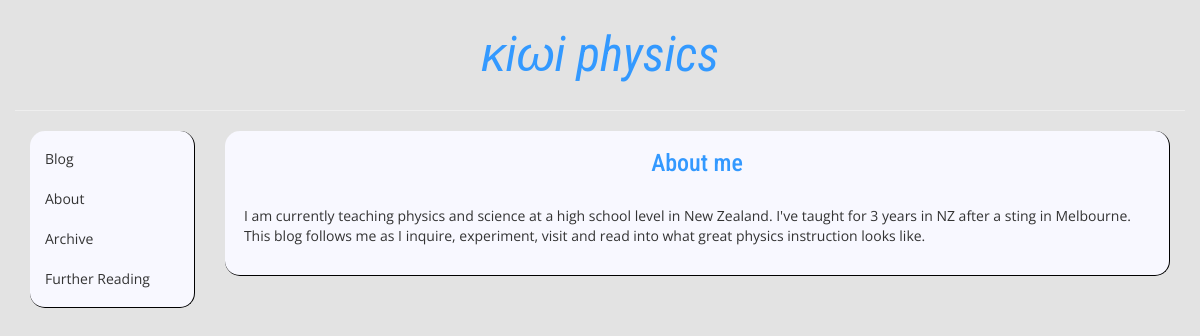
The page /about/ on the database its author committed.
### blog/models.py (models this page shows, shortened)
class Extra(models.Model):
    title = models.CharField(max_length=140)
    body = models.TextField()
    slug = models.SlugField(max_length=200, unique=True)
    class Meta:
        verbose_name = "Extra Page"
        verbose_name_plural = "Extra Pages"

### blog/views.py (the view)
# urls.py: url(r'^about/$', views.about, name='about'),
def about(request):
   context = Extra.objects.get(slug="about-me")
   return render(request, 'blog/basic.html', {"context": context})

### blog/templates/blog/basic.html
{% extends "blog/header.html" %}
{% block content %}
<div class="blogShort">
	<center><h3 class = "blog_headings">{{ context.title }}</h3></center><br>
	<p> {{ context.body|safe }} </p>
</div>
{% endblock %}

### blog/templates/blog/header.html (shortened to what this page needs)
<!DOCTYPE html>
<html lang="en">
<head>
	{% load staticfiles %}
	<link rel="stylesheet" href="https://maxcdn.bootstrapcdn.com/bootstrap/3.3.7/css/bootstrap.min.css">
	<link rel="stylesheet" type="text/css" href="{% static 'blog/style.css' %}" />
</head>
<body class="body" style="background-color:#e3e3e3">
<div class="container-fluid" style="min-height:95%; ">
		<div class="row">
				  <br>
				  <center>
					<a class="branding" href="/"><em>&kappa;i&omega;i physics</em></a>
				  </center>
		</div><hr>
<div class="container">
     <div id="blog" class="row">
                  <div class="col-xs-12 col-md-2 paddingTop20">
            <nav class="nav-sidebar">
                <ul class="nav">
                    <li><a href="/">Blog</a></li>
                    <li><a href="/about">About</a></li>
                    <li><a href="/archive">Archive</a></li>
                    <li><a href="/further-reading">Further Reading</a></li>
                </ul>
            </nav>
        </div>
		<div class="col-xs-12 col-md-10">
			   {% block content %}
			   {% endblock %}
               <div class="col-md-12 gap10"></div>
			 </div>
			 </div>
</div>
</body>
</html>

### blog/static/blog/style.css (style rules this page uses)
p { font-family: 'Open Sans', sans-serif; font-size: 14px; }
h3 { font-family: 'Roboto Condensed', sans-serif }
a { font-family: 'Open Sans', sans-serif; }
.branding { text-align: center; color: #3399ff; font-family: 'Roboto Condensed', sans-serif; font-size: 49px; }
.blog_headings { color: #3399ff; margin-top: 0cm; text-align: center; font-family: 'Roboto Condensed', sans-serif }
.blogShort { border-bottom:1px solid #000000; border-right:1px solid #000000; background-color: #f8f8ff; border-radius: 15px; -moz-border-radius: 15px; -webkit-border-radius: 15px; padding-left: 0.5cm; padding-right: 0.5cm; padding-top: 0.5cm; padding-bottom: 0.5cm; }
.nav-sidebar { width: 100%; padding: 8px 0; border-right: 1px solid #000000; border-bottom:1px solid #000000; background-color: #f8f8ff; border-radius: 15px; -moz-border-radius: 15px; -webkit-border-radius: 15px; }
.nav-sidebar a { color: #333; -webkit-transition: all 0.08s linear; -moz-transition: all 0.08s linear; -o-transition: all 0.08s linear; transition: all 0.08s linear; }

### blog/templates/blog/header.html (style rules this page uses)
html, body { height:100% }

### rows shown on the page
Extra: title "About me", body "I am currently teaching physics and science at a high school level in New Zealand. I've taught for 3 years in NZ after a sting in Melbourne. This blog follows me as I inquire, experiment, visit and read into what great physics instruction looks like."
